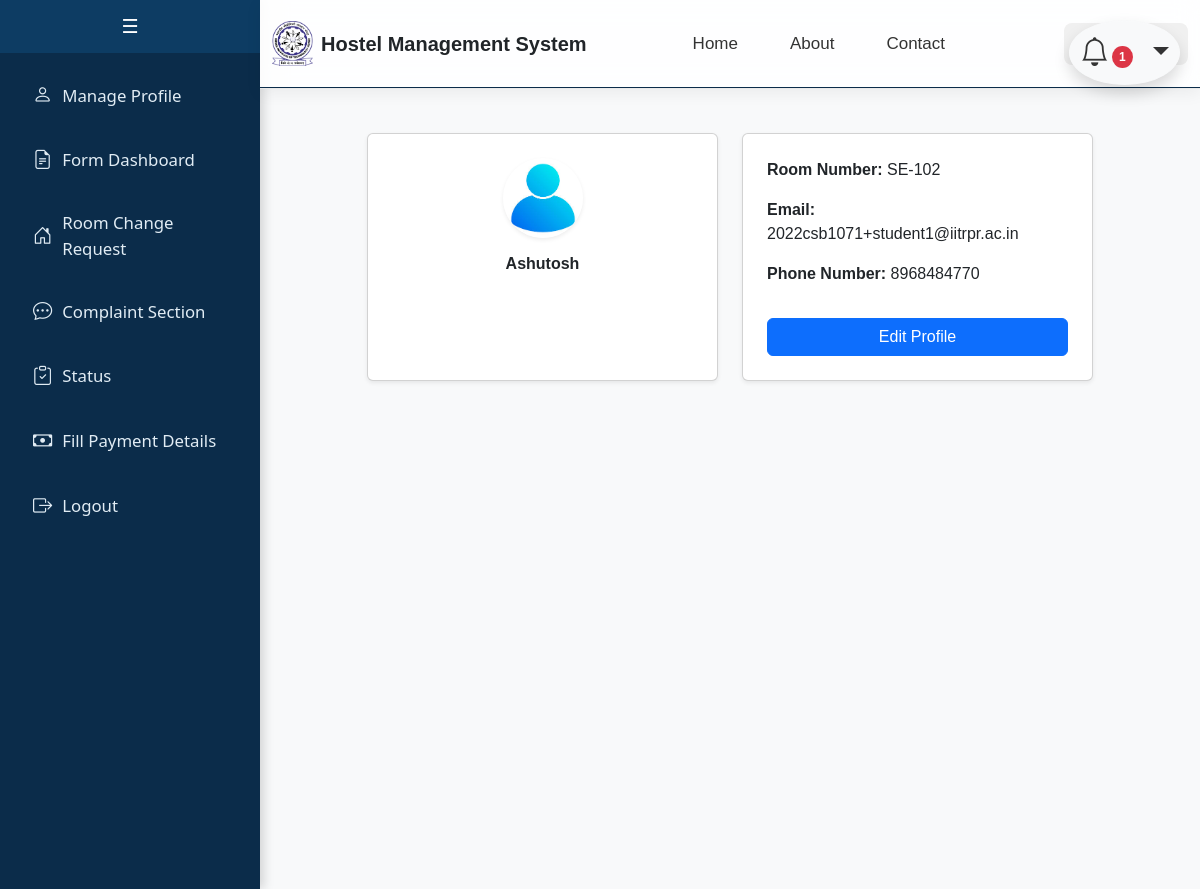
The app's page /student (signed in) with its own data.
### app/models.py (models this page shows, shortened)
class CustomUser(db.Model):
    __tablename__ = 'custom_user'
    id = db.Column(db.Integer, primary_key=True)
    email = db.Column(db.String(255), unique=True, nullable=False)
    name = db.Column(db.String(100), nullable=False)
    password = db.Column(db.String(100), nullable=False)
    is_staff = db.Column(db.Boolean, default=False)
    is_active = db.Column(db.Boolean, default=True)
    gender = db.Column(db.String(20), default='Not Specified')
    student = db.relationship('Student', backref='user', uselist=False, cascade="all, delete")
    caretaker = db.relationship('Caretaker', backref='user', uselist=False, cascade="all, delete")
    faculty = db.relationship('Faculty', backref='user', uselist=False, cascade="all, delete")
    admin = db.relationship('Admin', backref='user', uselist=False, cascade="all, delete")
    guest = db.relationship('Guest', backref='user', uselist=False, cascade="all, delete")

class Student(db.Model):
    __tablename__ = 'student'
    student_id = db.Column(db.Integer, db.ForeignKey('custom_user.id', ondelete='CASCADE'), primary_key=True)
    department = db.Column(db.String(100))
    student_phone = db.Column(db.String(10))
    student_roll = db.Column(db.String(15), unique=True)
    student_year = db.Column(db.Integer)
    student_room_no = db.Column(db.String(20))
    student_batch = db.Column(db.String(20))

### app/student.py (the view)
@student_bp.route("/student", methods=["GET"])
def profile():
    if 'user_id' not in session or session.get('user_role') != 'student':
        return redirect(url_for('auth.login'))
    user_id = session['user_id']
    user = CustomUser.query.get(user_id)
    student = Student.query.filter_by(student_id=user_id).first()
    if user is None or student is None:
        return redirect(url_for('auth.login'))
    notifications = Notification.query.filter_by(recipient_email=user.email).order_by(Notification.timestamp.desc()).all()
    has_new_notifications = any(not notification.is_read for notification in notifications)
    return render_template("student/profile.html", user=user, student=student, notifications=notifications, has_new_notifications=has_new_notifications)

### app/student.py (called while the page is built)
@student_bp.context_processor
def inject_guest_room_booking():
    if 'user_id' in session and session.get('user_role') == 'student':
        user_id = session['user_id']
        guest_room_booking = GuestRoomBooking.query.filter_by(applicant_id=user_id, status="Awaiting Payment from Applicant").first()
        return {'guest_room_booking': guest_room_booking}
    return {'guest_room_booking': None}

### templates/student/profile.html (shortened to what this page needs)
{% extends "student/base.html" %}
{% block content %}
<div class="container mt-4">
    <div class="row justify-content-center">
        <div class="col-md-10">
            <div class="row d-flex align-items-stretch">
                <div class="col-md-6">
                    <div class="card p-4 shadow-sm text-center h-100">
                        <div class="d-flex justify-content-center">
                            <img src="{{ url_for('static', filename='profile_pic.png') }}" class="rounded-circle shadow-sm mb-3" width="80" height="80" alt="Profile Picture">
                        </div>
                        <h6 class="fw-bold">{{ user.name }}</h6>
                    </div>
                </div>
                <div class="col-md-6">
                    <div class="card p-4 shadow-sm h-100">
                        <p><strong>Room Number:</strong> {{ student.student_room_no if student.student_room_no else 'Undefined' }}</p>
                        <p><strong>Email:</strong> {{ user.email }}</p>
                        <p><strong>Phone Number:</strong> {{ student.student_phone if student.student_phone else 'Undefined' }}</p>
                        <a href="{{ url_for('student.update_profile') }}" class="btn btn-primary mt-3">Edit Profile</a>
                    </div>
                </div>
            </div>
        </div>
    </div>
</div>
<div class="notification-container">
    <div class="dropdown">
        <a class="btn btn-light dropdown-toggle notification-bell shadow" href="#" id="notificationDropdown" role="button" data-bs-toggle="dropdown" aria-expanded="false">
            <i class="bi bi-bell"></i>
            {% if notifications|selectattr('is_read', 'equalto', False)|list|length > 0 %}
                <span class="badge bg-danger">{{ notifications|selectattr('is_read', 'equalto', False)|list|length }}</span>
            {% endif %}
        </a>
    </div>
</div>
{% endblock %}

### templates/student/base.html (style rules this page uses)
body { margin: 0; font-family: Arial, sans-serif; }

### templates/student/profile.html (style rules this page uses)
.notification-container { position: fixed; top: 20px; right: 20px; z-index: 1050; }
.notification-bell { position: relative; font-size: 1.8rem; color: #333; background-color: #f8f9fa; border-radius: 50%; padding: 10px; transition: all 0.3s ease; }
.badge { position: absolute; top: 5px; right: 5px; font-size: 0.75rem; padding: 5px 7px; border-radius: 50%; background-color: #dc3545; color: #fff; }

### records on screen
CustomUser: name "Ashutosh", email "2022csb1071+student1@iitrpr.ac.in"
Student: student_room_no "SE-102", student_phone "8968484770"

### other values on screen
{{ notifications|selectattr('is_read', 'equalto', False)|list|length }} "1"
